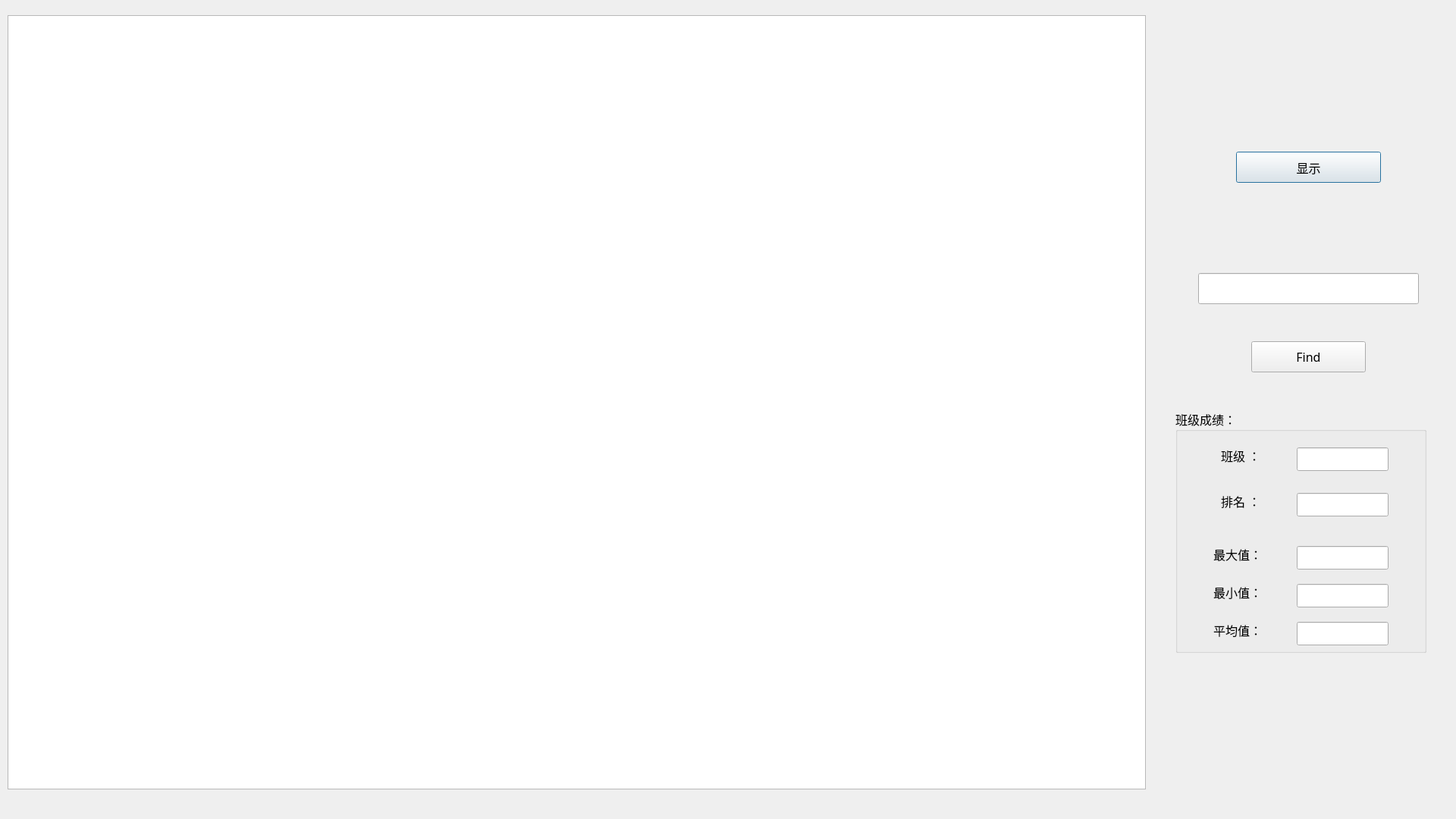
<?xml version="1.0" encoding="UTF-8"?>
<ui version="4.0">
 <class>stuDailog</class>
 <widget class="QDialog" name="stuDailog">
  <property name="geometry">
   <rect>
    <x>0</x>
    <y>0</y>
    <width>1920</width>
    <height>1080</height>
   </rect>
  </property>
  <property name="font">
   <font>
    <family>Agency FB</family>
    <pointsize>12</pointsize>
   </font>
  </property>
  <property name="windowTitle">
   <string>成绩管理系统（学生端）</string>
  </property>
  <widget class="QTableView" name="tableView_student">
   <property name="geometry">
    <rect>
     <x>10</x>
     <y>20</y>
     <width>1501</width>
     <height>1021</height>
    </rect>
   </property>
   <property name="styleSheet">
    <string notr="true"/>
   </property>
  </widget>
  <widget class="QPushButton" name="showStudentInfoButton">
   <property name="geometry">
    <rect>
     <x>1630</x>
     <y>200</y>
     <width>191</width>
     <height>41</height>
    </rect>
   </property>
   <property name="text">
    <string>显示</string>
   </property>
  </widget>
  <widget class="QLineEdit" name="lineEdit">
   <property name="geometry">
    <rect>
     <x>1580</x>
     <y>360</y>
     <width>291</width>
     <height>41</height>
    </rect>
   </property>
   <property name="alignment">
    <set>Qt::AlignCenter</set>
   </property>
  </widget>
  <widget class="QPushButton" name="Find">
   <property name="geometry">
    <rect>
     <x>1650</x>
     <y>450</y>
     <width>151</width>
     <height>41</height>
    </rect>
   </property>
   <property name="text">
    <string>Find</string>
   </property>
  </widget>
  <widget class="QGroupBox" name="groupBox">
   <property name="geometry">
    <rect>
     <x>1550</x>
     <y>540</y>
     <width>331</width>
     <height>321</height>
    </rect>
   </property>
   <property name="title">
    <string>班级成绩：</string>
   </property>
   <widget class="QLineEdit" name="Avg">
    <property name="geometry">
     <rect>
      <x>160</x>
      <y>280</y>
      <width>121</width>
      <height>31</height>
     </rect>
    </property>
    <property name="font">
     <font>
      <family>Arial</family>
     </font>
    </property>
    <property name="alignment">
     <set>Qt::AlignCenter</set>
    </property>
   </widget>
   <widget class="QLabel" name="label">
    <property name="geometry">
     <rect>
      <x>50</x>
      <y>170</y>
      <width>121</width>
      <height>41</height>
     </rect>
    </property>
    <property name="text">
     <string>最大值：</string>
    </property>
   </widget>
   <widget class="QLabel" name="label_2">
    <property name="geometry">
     <rect>
      <x>50</x>
      <y>220</y>
      <width>121</width>
      <height>41</height>
     </rect>
    </property>
    <property name="text">
     <string>最小值：</string>
    </property>
   </widget>
   <widget class="QLabel" name="label_3">
    <property name="geometry">
     <rect>
      <x>50</x>
      <y>270</y>
      <width>121</width>
      <height>41</height>
     </rect>
    </property>
    <property name="text">
     <string>平均值：</string>
    </property>
   </widget>
   <widget class="QLineEdit" name="Min">
    <property name="geometry">
     <rect>
      <x>160</x>
      <y>230</y>
      <width>121</width>
      <height>31</height>
     </rect>
    </property>
    <property name="font">
     <font>
      <family>Arial</family>
     </font>
    </property>
    <property name="alignment">
     <set>Qt::AlignCenter</set>
    </property>
   </widget>
   <widget class="QLineEdit" name="Max">
    <property name="geometry">
     <rect>
      <x>160</x>
      <y>180</y>
      <width>121</width>
      <height>31</height>
     </rect>
    </property>
    <property name="font">
     <font>
      <family>Arial</family>
     </font>
    </property>
    <property name="alignment">
     <set>Qt::AlignCenter</set>
    </property>
   </widget>
   <widget class="QLineEdit" name="lineEdit_3">
    <property name="geometry">
     <rect>
      <x>160</x>
      <y>50</y>
      <width>121</width>
      <height>31</height>
     </rect>
    </property>
    <property name="font">
     <font>
      <family>Arial</family>
     </font>
    </property>
    <property name="alignment">
     <set>Qt::AlignCenter</set>
    </property>
   </widget>
   <widget class="QLabel" name="label_4">
    <property name="geometry">
     <rect>
      <x>60</x>
      <y>40</y>
      <width>71</width>
      <height>41</height>
     </rect>
    </property>
    <property name="text">
     <string>班级 ：</string>
    </property>
   </widget>
   <widget class="QLineEdit" name="lineEdit_4">
    <property name="geometry">
     <rect>
      <x>160</x>
      <y>110</y>
      <width>121</width>
      <height>31</height>
     </rect>
    </property>
    <property name="font">
     <font>
      <family>Arial</family>
     </font>
    </property>
    <property name="alignment">
     <set>Qt::AlignCenter</set>
    </property>
   </widget>
   <widget class="QLabel" name="label_6">
    <property name="geometry">
     <rect>
      <x>60</x>
      <y>100</y>
      <width>71</width>
      <height>41</height>
     </rect>
    </property>
    <property name="text">
     <string>排名 ：</string>
    </property>
   </widget>
  </widget>
 </widget>
 <resources/>
 <connections/>
</ui>
